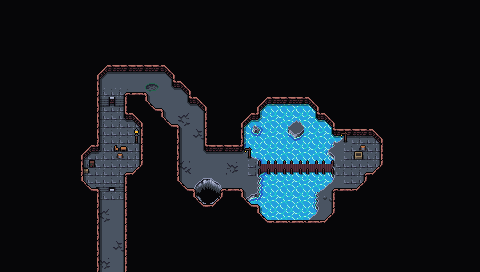

The image is a tile-based game level rendered from a .tmx file. Its description and source (layers, tilesets, objects; grid data summarised) follow:
An orthogonal 30x17 tile map with 16x16 px tiles, 3 tile layers (Background, Ground, Clutter), 2 tilesets and 11 objects.

<map version="1.10" tiledversion="1.10.1" orientation="orthogonal" renderorder="right-down" width="30" height="17" tilewidth="16" tileheight="16" infinite="0" nextlayerid="9" nextobjectid="59">
 <editorsettings>
  <export target="wastetown..tmx" format="tmx" />
 </editorsettings>
 <properties>
  <property name="dungeonEffect">{
  "startBattleWithCard": [ "Crawlspace|ULG|1" ],
}</property>
 </properties>
 <tileset firstgid="1" source="../../tileset/main.tsx" />
 <tileset firstgid="10113" source="../../tileset/buildings.tsx" />
 <layer id="1" name="Background" width="30" height="17">
  <data>[510 cells, 510 non-empty, 26 distinct tile ids]</data>
 </layer>
 <layer id="2" name="Ground" width="30" height="17">
  <data>[510 cells, 481 non-empty, 25 distinct tile ids]</data>
 </layer>
 <layer id="3" name="Clutter" width="30" height="17">
  <properties>
   <property name="spriteLayer" type="bool" value="true" />
  </properties>
  <data>[510 cells, 189 non-empty, 17 distinct tile ids]</data>
 </layer>
 <objectgroup id="4" name="Objects">
  <object id="38" template="../../obj/entry_up.tx" x="101.474" y="271.026" width="21.5" height="16">
   <properties>
    <property name="teleport" value="" />
   </properties>
  </object>
  <object id="47" template="../../obj/gold.tx" x="345" y="186" />
  <object id="56" template="../../obj/gold.tx" x="182.5" y="184">
   <properties>
    <property name="reward">[
  {
    "type": "gold",
    "count": 110,
    "addMaxCount": 50
 }
]</property>
   </properties>
  </object>
  <object id="55" template="../../obj/treasure.tx" x="337.421" y="158.395">
   <properties>
    <property name="reward">[{
  "type": "randomCard",
  "count": 2,
  "probability": 1,
  "colors": [ "colorID" ]
},{
  "type": "randomCard",
  "count": 1,
  "probability": 1,
  "rarity": [ "rare", "mythicrare" ],
  "colors": [ "colorID" ]
},{
  "type": "randomCard",
  "count": 1,
  "addMaxCount": 2
}]</property>
   </properties>
  </object>
  <object id="49" template="../../obj/gold.tx" x="86" y="185.5">
   <properties>
    <property name="reward">[
  {
    "type": "gold",
    "count": 40,
    "addMaxCount": 40
 }
]</property>
   </properties>
  </object>
  <object id="50" template="../../obj/enemy.tx" gid="11419" x="288.527" y="172.914" rotation="0">
   <properties>
    <property name="effect">{
 "lifeModifier": 4,
 "startBattleWithCard": [ "Ensnaring Bridge|2XM|1" ]
}</property>
    <property name="enemy" value="Archmage" />
   </properties>
  </object>
  <object id="51" template="../../obj/enemy.tx" gid="11419" x="183.579" y="127.263">
   <properties>
    <property name="enemy" value="Symbiote" />
   </properties>
  </object>
  <object id="54" template="../../obj/enemy.tx" gid="11419" x="210.079" y="173.263">
   <properties>
    <property name="enemy" value="Merfolk Avatar" />
   </properties>
  </object>
  <object id="53" template="../../obj/enemy.tx" x="104.079" y="123.763">
   <properties>
    <property name="enemy" value="Adept Blue Wizard" />
   </properties>
  </object>
  <object id="52" template="../../obj/enemy.tx" x="104.184" y="214.079">
   <properties>
    <property name="enemy" value="Illusionist" />
   </properties>
  </object>
  <object id="58" template="../../obj/manashards.tx" x="105" y="91.6667" />
 </objectgroup>
</map>
